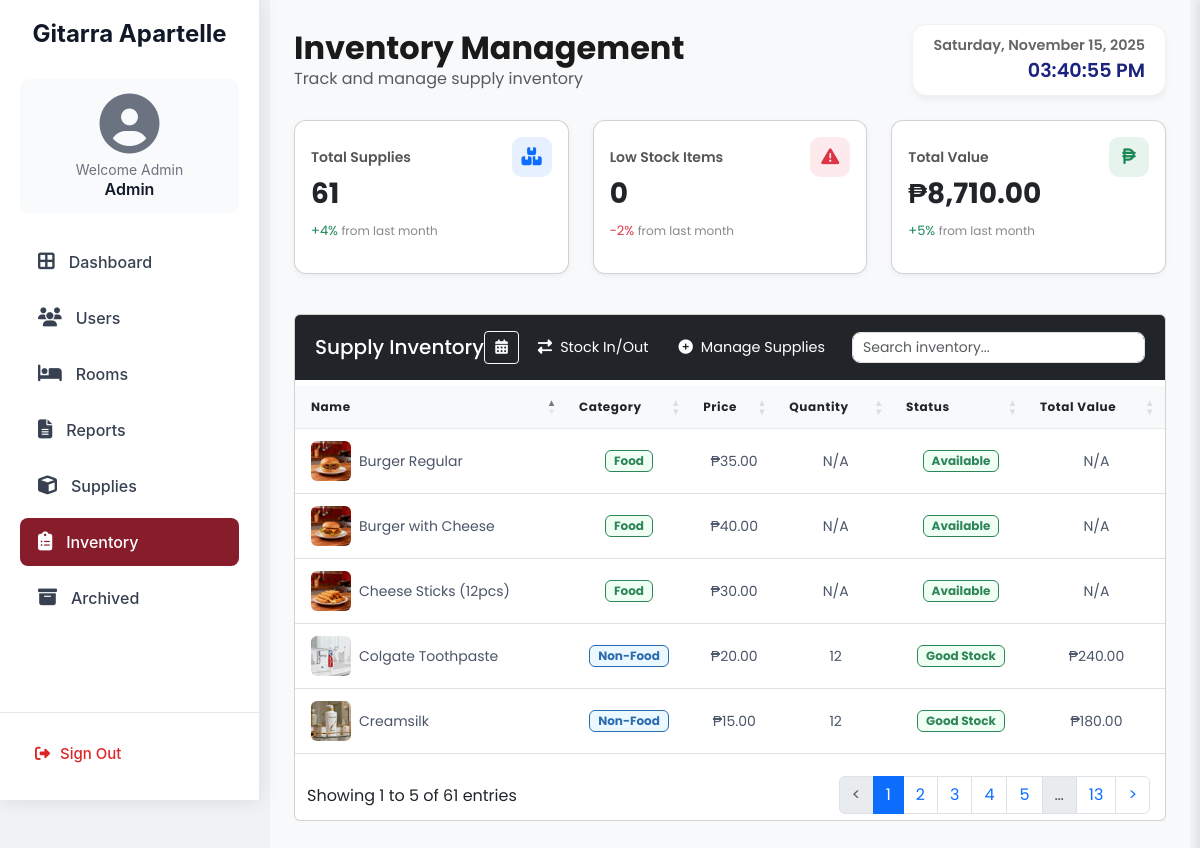
Page /admin-inventory.php on the committed database.
### tables this page shows
CREATE TABLE `supplies` (
  `id` int NOT NULL,
  `name` varchar(100) NOT NULL,
  `price` decimal(10,2) NOT NULL,
  `quantity` int NOT NULL DEFAULT '1',
  `category` enum('Food','Non-Food') NOT NULL,
  `image` varchar(255) DEFAULT NULL,
  `created_at` timestamp NULL DEFAULT CURRENT_TIMESTAMP,
  `is_archived` tinyint(1) DEFAULT '0',
  `archived_at` datetime DEFAULT NULL,
  `status` enum('available','unavailable') NOT NULL DEFAULT 'available',
  `type` enum('Noodles','Rice Meals','Lumpia','Snacks','Water','Ice','Softdrinks','Shakes','Juice','Coffee','Teas','Other Drinks','Essentials','Dental Care','Feminine Hygiene','Shampoo','Conditioner','Personal Protection','Disposable Utensils') NOT NULL
);

### admin-inventory.php (the view, shortened to what this page needs)
<?php
require_once 'database.php';
$result = $conn->query("SELECT * FROM supplies ORDER BY name ASC");
$supplies = [];
while ($row = $result->fetch_assoc()) {
  $supplies[] = $row;
}
$total_supplies = count($supplies);
$low_stock_count = 0;
$total_value = 0;
foreach ($supplies as $supply) {
  if ($supply['quantity'] != 999) {
    $total_value += $supply['price'] * $supply['quantity'];
  }
}
?>
<!DOCTYPE html>
<html lang="en">
<head>
  <link href="https://cdn.jsdelivr.net/npm/bootstrap@5.3.0/dist/css/bootstrap.min.css" rel="stylesheet">
  <link rel="stylesheet" href="https://cdnjs.cloudflare.com/ajax/libs/font-awesome/6.4.2/css/all.min.css">
    <link href="https://cdn.datatables.net/1.11.5/css/dataTables.bootstrap5.min.css" rel="stylesheet">
  <link href="style.css" rel="stylesheet">
  <link href="style.css" rel="stylesheet">
</head>
<body>
  <div class="sidebar">
    <h4>Gitarra Apartelle</h4>
    <div class="user-info">
      <i class="fa-solid fa-user-circle"></i>
      <p>Welcome Admin</p>
      <h6>Admin</h6>
    </div>
    <div class="nav-links">
      <a href="admin-dashboard.php"><i class="fa-solid fa-border-all"></i> Dashboard</a>
      <a href="admin-user.php"><i class="fa-solid fa-users"></i> Users</a>
      <a href="admin-room.php"><i class="fa-solid fa-bed"></i> Rooms</a>
      <a href="admin-report.php"><i class="fa-solid fa-file-lines"></i> Reports</a>
      <a href="admin-supplies.php"><i class="fa-solid fa-cube"></i> Supplies</a>
      <a href="admin-inventory.php" class="active"><i class="fa-solid fa-clipboard-list"></i> Inventory</a>
      <a href="admin-archive.php"><i class="fa-solid fa-archive"></i> Archived</a>
    </div>
    <div class="signout">
      <a href="admin-logout.php"><i class="fa-solid fa-right-from-bracket"></i> Sign Out</a>
    </div>
  </div>
<div class="content p-4">
  <div class="d-flex justify-content-between align-items-center mb-4">
    <div>
      <h2 class="fw-bold mb-0">Inventory Management</h2>
      <p class="text-muted mb-0">Track and manage supply inventory</p>
    </div>
    <div class="clock-box text-end">
      <div id="currentDate" class="fw-semibold"></div>
      <div id="currentTime"></div>
    </div>
  </div>
<div class="row mb-4">
    <div class="col-md-4 mb-3">
        <div class="card stat-card h-100 p-3">
            <div class="d-flex justify-content-between align-items-center">
                <p class="stat-title">Total Supplies</p>
                <div class="stat-icon bg-primary bg-opacity-10 text-primary">
                    <i class="fas fa-boxes-stacked"></i>
                </div>
            </div>
            <h3 class="fw-bold mb-1"><?php echo $total_supplies; ?></h3>
            <p class="stat-change text-success">+4% <span>from last month</span></p>
        </div>
    </div>
    <div class="col-md-4 mb-3">
        <div class="card stat-card h-100 p-3">
            <div class="d-flex justify-content-between align-items-center">
                <p class="stat-title">Low Stock Items</p>
                <div class="stat-icon bg-danger bg-opacity-10 text-danger">
                    <i class="fas fa-exclamation-triangle"></i>
                </div>
            </div>
            <h3 class="fw-bold mb-1"><?php echo $low_stock_count; ?></h3>
            <p class="stat-change text-danger">-2% <span>from last month</span></p>
        </div>
    </div>
    <div class="col-md-4 mb-3">
        <div class="card stat-card h-100 p-3">
            <div class="d-flex justify-content-between align-items-center">
                <p class="stat-title">Total Value</p>
                <div class="stat-icon bg-success bg-opacity-10 text-success">
                    <i class="fas fa-peso-sign"></i>
                </div>
            </div>
            <h3 class="fw-bold mb-1">₱<?php echo number_format($total_value, 2); ?></h3>
            <p class="stat-change text-success">+5% <span>from last month</span></p>
        </div>
    </div>
</div>
<div class="card mb-4">
  <div class="card-header bg-dark d-flex justify-content-between align-items-center py-3">
    <h5 class="mb-0 text-white">Supply Inventory</h5>
    <div class="d-flex align-items-center gap-2">
      <button id="toggleCalendar" class="btn btn-outline-light btn-sm">
        <i class="fas fa-calendar-alt"></i>
      </button>
      <button type="button" class="btn btn-dark btn-sm" data-bs-toggle="modal" data-bs-target="#stockModal">
        <i class="fas fa-exchange-alt me-2"></i>Stock In/Out
      </button>
      <a href="admin-supplies.php" class="btn btn-dark btn-sm">
        <i class="fas fa-plus-circle me-2"></i>Manage Supplies
      </a>
      <div id="customSearch" class="ms-2"></div>
    </div>
  </div>
  <div class="card-body p-0">
    <div class="table-responsive">
      <table id="inventoryTable" class="table table-hover mb-0">
        <thead>
          <tr>
            <th class="ps-3">Name</th>
            <th>Category</th>
            <th>Price</th>
            <th>Quantity</th>
            <th>Status</th>
            <th>Total Value</th>
          </tr>
        </thead>
        <tbody>
          <?php if (count($supplies) > 0): ?>
            <?php foreach ($supplies as $s): ?>
            <tr>
            <td class="ps-3">
              <div class="d-flex align-items-center">
                <?php if (!empty($s['image']) && file_exists($s['image'])): ?>
                  <img src="<?= htmlspecialchars($s['image']) ?>"
                      alt="<?= htmlspecialchars($s['name']) ?>"
                      class="rounded me-2"
                      style="width: 40px; height: 40px; object-fit: cover;">
                <?php endif; ?>
                <div><?= htmlspecialchars($s['name']) ?></div>
              </div>
            </td>
            <td>
              <span class="badge
                <?php if ($s['category'] == 'Food'): ?>
                  bg-green-100 text-green-800 border-green-200
                <?php else: ?>
                  bg-blue-100 text-blue-800 border-blue-200
                <?php endif; ?>
              ">
                <?= htmlspecialchars($s['category']) ?>
              </span>
            </td>
            <td>₱<?= number_format($s['price'], 2) ?></td>
            <td><?= $s['quantity'] == 999 ? 'N/A' : (int)$s['quantity'] ?></td>
            <td>
              <?php if ($s['quantity'] == 999): ?>
                <?php if ($s['status'] == 'available'): ?>
                  <span class="badge bg-green-100 text-green-800 border-green-200">Available</span>
                <?php else: ?>
                  <span class="badge bg-gray-100 text-gray-800 border-gray-200">Unavailable</span>
                <?php endif; ?>
              <?php else: ?>
                <?php if ($s['quantity'] < 5): ?>
                  <span class="badge bg-amber-100 text-amber-800 border-amber-200">Low Stock</span>
                <?php elseif ($s['quantity'] < 10): ?>
                  <span class="badge bg-yellow-100 text-yellow-800 border-yellow-200">Medium Stock</span>
                <?php else: ?>
                  <span class="badge bg-green-100 text-green-800 border-green-200">Good Stock</span>
                <?php endif; ?>
              <?php endif; ?>
            </td>
            <td>
              <?php if ($s['quantity'] == 999): ?>
                N/A
              <?php else: ?>
                ₱<?= number_format($s['price'] * $s['quantity'], 2) ?>
              <?php endif; ?>
            </td>
            </tr>
            <?php endforeach; ?>
          <?php endif; ?>
        </tbody>
      </table>
    </div>
  </div>
</div>

### style.css (style rules this page uses)
body { display: flex; background: #f0f2f5; font-family: 'Poppins', sans-serif; color: #1a1a1a; }
.sidebar { width: 280px; height: 100vh; background: linear-gradient(180deg, #222222, #0f0f0f); color: white; position: fixed; padding-top: 20px; transition: all 0.3s ease-in-out; box-shadow: 0 0 20px rgba(0, 0, 0, 0.1); z-index: 1000; }
.sidebar .user-info { text-align: center; margin-bottom: 20px; }
.sidebar .user-info i { font-size: 60px; animation: fadeIn 1s ease-in-out; }
.sidebar a { color: rgba(255, 255, 255, 0.8); text-decoration: none; padding: 15px 25px; display: flex; align-items: center; gap: 12px; transition: all 0.3s ease-in-out; border-radius: 0 30px 30px 0; margin: 5px 0; font-weight: 500; }
.sidebar a.active { background: rgba(255, 255, 255, 0.2); color: white; }
.content { margin-left: 280px; padding: 30px; width: calc(100% - 280px); transition: all 0.3s ease-in-out; min-height: 100vh; background: #f8f9fa; }
.content { margin-left: 260px; padding: 20px; }
.card-header { border-bottom: none; padding: 1.25rem; }
.card-body { padding: 1.5rem; }
.card { transition: all 0.3s ease; }
.clock-box { padding: 10px 20px; background-color: white; border-radius: 15px; box-shadow: 0 4px 6px rgba(0,0,0,0.05); border: 1px solid rgba(0,0,0,0.05); }
#currentDate { font-size: 0.9rem; color: #666; }
#currentTime { font-size: 1.2rem; font-weight: 600; color: #1a237e; }
.table th, .table td { text-align: center; vertical-align: middle; }
.btn { font-size: 0.9rem; padding: 5px 10px; }

### admin-inventory.php (style rules this page uses)
.stat-card { border-radius: 12px; box-shadow: 0 2px 6px rgba(0,0,0,0.05); transition: transform 0.2s ease; background: #fff; }
.stat-title { font-size: 14px; font-weight: 600; color: #555; margin: 0; }
.stat-icon { width: 40px; height: 40px; display: flex; align-items: center; justify-content: center; border-radius: 10px; font-size: 18px; }
.stat-change { font-size: 13px; margin-top: 6px; }
.stat-change span { font-size: 12px; color: #888; }
.table thead th { background-color: #f8f9fa; border-bottom: 1px solid #e9ecef; padding: 0.75rem; font-size: 0.75rem; letter-spacing: 0.05em; }
.table th.sorting { cursor: pointer; position: relative; }
.table th.sorting_asc::after, .table th.sorting_desc::after { content: ''; position: absolute; right: 0.5rem; font-size: 0.7em; color: #6c757d; }
.table th.sorting_asc::after { content: '↑'; }
.table td { padding: 0.75rem; vertical-align: middle; font-size: 0.875rem; color: #4a5568; }
.table .badge { padding: 0.25rem 0.5rem; font-size: 0.75rem; border: 1px solid; transition: all 0.2s ease; }
.bg-blue-100 { background-color: #ebf8ff; }
.text-blue-800 { color: #2b6cb0; }
.border-blue-200 { border-color: #bee3f8; }
.bg-green-100 { background-color: #f0fff4; }
.text-green-800 { color: #2f855a; }
.border-green-200 { border-color: #c6f6d5; }
.sidebar { width: 260px; height: 100vh; background: #fff; border-right: 1px solid #e5e7eb; position: fixed; top: 0; left: 0; display: flex; flex-direction: column; padding: 20px 0; font-family: 'Inter', sans-serif; }
.sidebar h4 { text-align: center; font-weight: 700; color: #111827; margin-bottom: 30px; }
.user-info { text-align: center; background: #f9fafb; border-radius: 10px; padding: 15px; margin: 0 20px 25px 20px; }
.user-info i { font-size: 30px; color: #6b7280; margin-bottom: 5px; }
.user-info p { margin: 0; font-size: 14px; color: #6b7280; }
.user-info h6 { margin: 0; font-weight: 600; color: #111827; }
.nav-links { flex-grow: 1; display: flex; flex-direction: column; padding: 0 10px; }
.nav-links a { display: flex; align-items: center; gap: 14px; font-size: 16px; font-weight: 500; color: #374151; text-decoration: none; padding: 12px 18px; border-radius: 8px; margin: 4px 10px; transition: all 0.2s ease; }
.nav-links a i { font-size: 19px; color: #374151; transition: color 0.2s ease; }
.nav-links a.active { background: #871D2B; color: #fff; }
.nav-links a.active i { color: #fff; }
.signout { border-top: 1px solid #e5e7eb; padding: 15px 20px 0; }
.signout a { display: flex; align-items: center; gap: 10px; color: #dc2626; text-decoration: none; font-weight: 500; font-size: 15px; padding: 10px 15px; border-radius: 8px; transition: all 0.2s ease; }
.content { margin-left: 270px; padding: 30px; max-width: 1400px; }

### rows in the picture
supplies: image+name (picture), name "Burger Regular", category "Food", price "35.00", quantity "N/A"
supplies: image+name (picture), name "Burger with Cheese", category "Food", price "40.00", quantity "N/A"
supplies: image (picture), name "Cheese Sticks (12pcs)", category "Food", price "30.00", quantity "N/A"
supplies: image+name (picture), name "Colgate Toothpaste", category "Non-Food", price "20.00", quantity "12", shows "Good Stock", $s['price'] * $s['quantity'] "240.00"
supplies: image+name (picture), name "Creamsilk", category "Non-Food", price "15.00", quantity "12", shows "Good Stock", $s['price'] * $s['quantity'] "180.00"

### other values in the picture
$total_supplies "61"
$low_stock_count "0"
$total_value "8,710.00"
